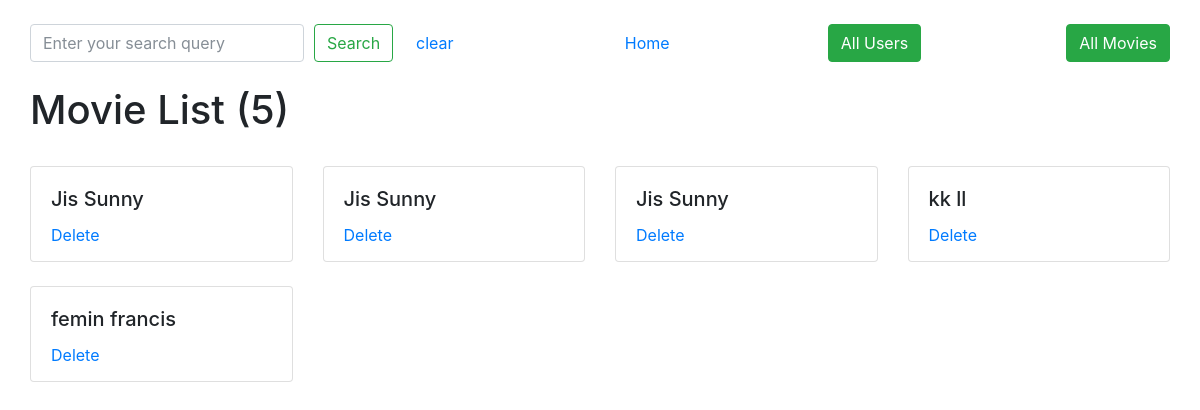
The app's page /admin_users/, older data.
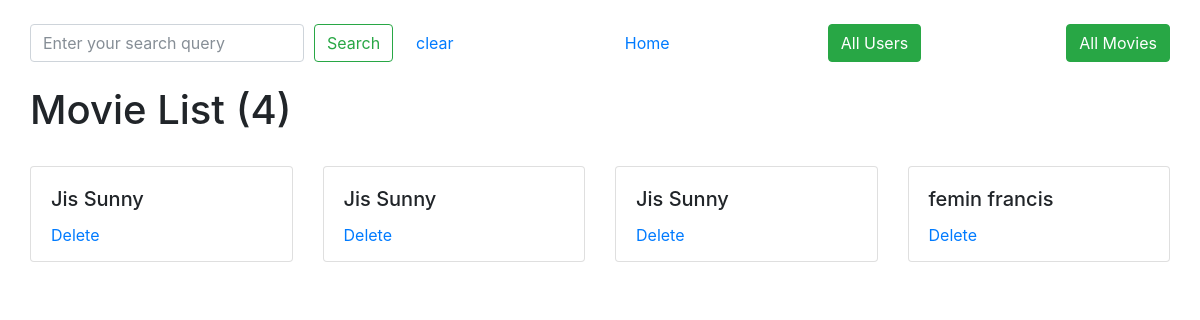
The same page, newer data.
### register/models.py (models this page shows)
class Users(models.Model):
    first_name = models.CharField(max_length=255)
    last_name = models.CharField(max_length=255)
    email = models.EmailField(max_length=255)
    username = models.CharField(max_length=255, default='')
    password = models.CharField(max_length=255)
    status = models.BooleanField(default=True)
    is_admin = models.BooleanField(default=False)

### admin/views.py (the view)
# urls.py: path('admin_users/', views.admin_users, name="admin_users"),
def admin_users(request):
    users = Users.objects.filter()
    return render(request, 'admin_users.html', {'users': users})

### templates/admin_users.html (shortened to what this page needs)
 {% load static %}
<!DOCTYPE html>
<html>
  <head>
    <link rel="stylesheet" href="{% static 'styles/css/create_movie.css' %}" />
    <link
      rel="stylesheet"
      type="text/css"
      href="{% static 'styles/bootstrap4/bootstrap.min.css' %}"
    />
  </head>
  <body>
    <div class="container">
      <br />
      <div class="movie-list-header">
        <form id="searchForm" method="get">
          <div
            style="
              display: flex;
              flex-direction: row;
              align-item: center;
              gap: 10px;
            "
          >
            <input
              type="text"
              required
              id="queryInput"
              name="query"
              class="form-control"
              placeholder="Enter your search query"
            />
            <button class="btn btn-outline-success" type="submit">
              Search
            </button>
            <a class="btn btn-link" href="{%url 'movie_list'%}">clear</a>
          </div>
        </form>
        <a class="btn btn-link" href="{%url 'movie_list'%}">Home</a>
        <a class="btn btn-success" href="{%url 'admin_users'%}">All Users</a>
        <a class="btn btn-success" href="{%url 'admin_movies'%}">All Movies</a>
      </div>
      <br />
      <h1>Movie List ({{ users|length }})</h1>
      <br />
      <div class="row">
        {% if users %} {% for user in users %}
        <div class="col-md-3">
          <div class="card movie-card" style="height: 6rem">
            <div
              class="card-body"
              style="
                display: flex;
                flex-direction: column;
                align-item: center;
                justify-content: space-between;
              "
            >
              <h5 class="card-title">
                {{ user.first_name }} {{ user.last_name }}
              </h5>
              <a class="" href="{%url 'delete_user' id=user.id%}">Delete</a>
            </div>
          </div>
          <br />
        </div>
        {% endfor %} {% else %}
        <br />
        <br />
        <h4>Sorry ! No movies found.</h4>
        {% endif %}
      </div>
    </div>
  </body>
</html>

Row changes from the older to the newer data that the page shows:
removed Users: first_name "kk", last_name "ll"
Text that changed along with them:
{{ users|length }}: "5" → "4"
